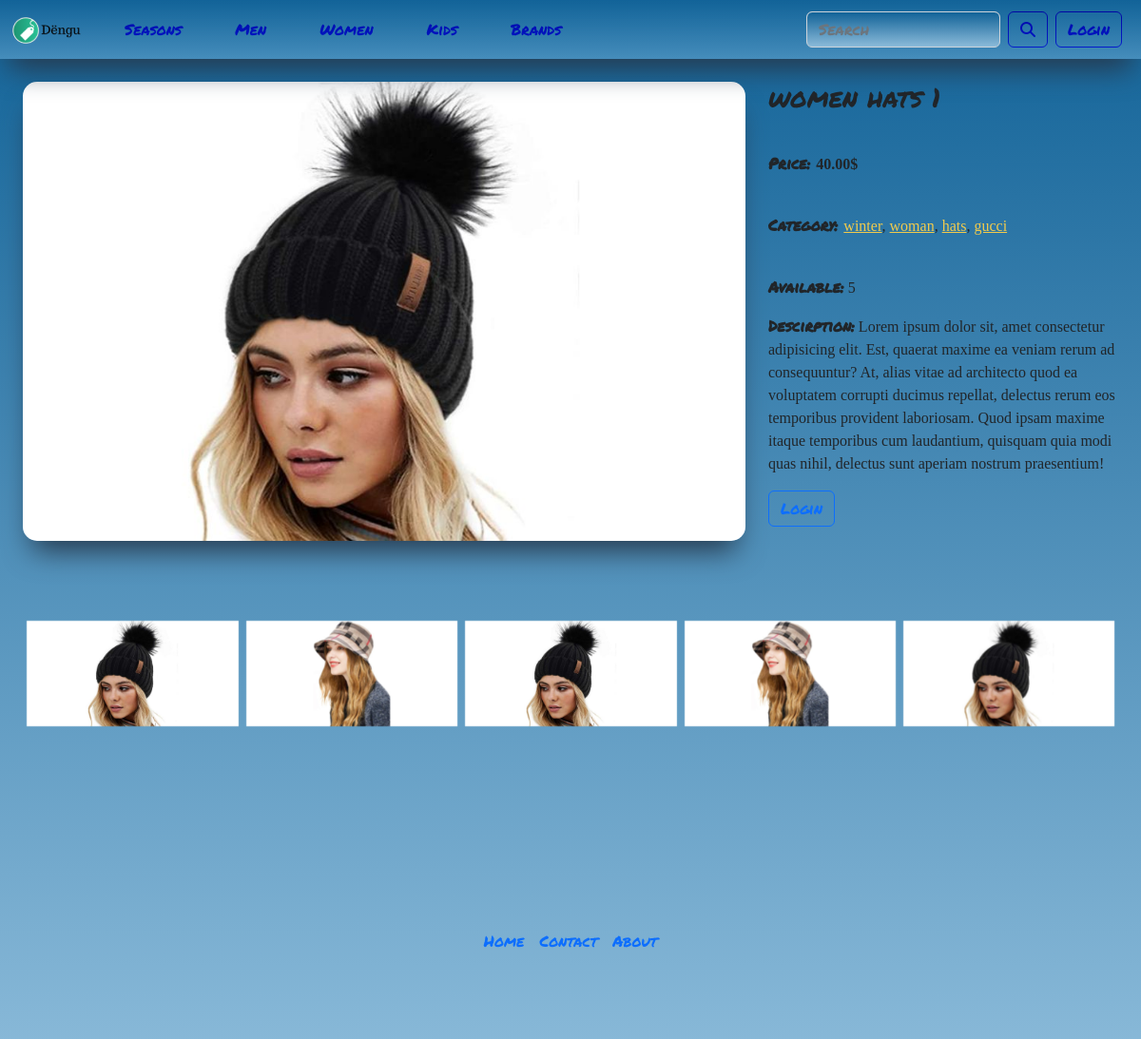
The app's page /item/88 with its own data.
### home/models.py (models this page shows)
class Product(models.Model):
    product_id = models.AutoField(primary_key=True)
    product_name = models.CharField(max_length=50)
    product_image = models.ImageField(upload_to='static/media/products')
    product_brand = models.ForeignKey(Brand, on_delete=models.CASCADE)
    product_season = models.CharField(max_length=50, choices=SEASON_CHOICES)
    product_gender = models.CharField(max_length=50, choices=GENDER_CHOICES)
    product_type = models.ForeignKey(Type, on_delete=models.CASCADE)
    product_price = models.DecimalField(max_digits=10, decimal_places=2)
    product_quantity = models.PositiveIntegerField()
    product_description = models.TextField(max_length=500)
    def __str__(self):
        return f'{self.product_season}, {self.product_gender}, {self.product_type}, {self.product_price}, {self.product_brand}, {self.product_quantity}, {self.product_name}'

class Type(models.Model):
    type_id = models.AutoField(primary_key=True)
    type_name = models.CharField(max_length=50)
    def __str__(self):
        return f'{self.type_name}'

class Brand(models.Model):
    brand_id = models.AutoField(primary_key=True)
    brand_name = models.CharField(max_length=50)
    brand_image = models.ImageField(upload_to='static/media/brands')
    def __str__(self):
        return f'{self.brand_name}'

### home/views.py (the view)
# urls.py: path('item/<id>', views.item, name='item'),
def item(request, id):
    single_item = Product.objects.get(product_id=id)
    similar_item = Product.objects.raw(
        f'SELECT * FROM home_product WHERE product_gender = "{single_item.product_gender}" and product_type_id = "{single_item.product_type_id}" ORDER BY RAND()'
    )
    context = {"single_item": single_item, "similar_item": similar_item}
    return render(request, "item.html", context)

### home/templates/item.html (shortened to what this page needs)
{% extends 'index.html' %}
{% load static %}
{% block content %}
<div class="container-fluid">
  <div class="row">
    <div class="col-12" id="itemsContainer">
      <div class="row" id="singleItem">
        <div class="col-12 col-md-8" id="itemsImage">
          <img src="{{single_item.product_image.url}}" alt="" />
        </div>
        <div class="col-12 col-md-4" id="itemsDescription">
          <div class="row">
            <div class="col-12">
              <h3 class="itemsDescriptionElement" style="mix-blend-mode: color-burn;">{{single_item.product_name}}</h3>
            </div>
            <div class="col-12">
              <p class="itemsDescriptionElement"><strong>Price:</strong>  <strong class="noFont">{{single_item.product_price}}$</strong></p>
            </div>
            <div class="col-12">
              <p class="itemsDescriptionElement"  style="text-transform: lowercase; font-family: none;">
                <b style="text-transform:none;">Category: </b>
                {% if single_item.product_season == 'WINTER' %}
                <a href="../items/{{single_item.product_season}}/product_gender/product_type_id/product_brand_id" class="noFont itemLink" style="color:#f1cb4c; ">{{single_item.product_season}}</a>,
                <a href="../items/product_season/{{single_item.product_gender}}/product_type_id/product_brand_id" class="noFont itemLink" style="color:#f1cb4c;">{{single_item.product_gender}}</a>,
                <a href="../items/product_season/product_gender/{{single_item.product_type_id}}/product_brand_id" class="noFont itemLink" style="color:#f1cb4c;">{{single_item.product_type}}</a>,
                <a href="../items/product_season/product_gender/product_type_id/{{single_item.product_brand_id}}" class="noFont itemLink" style="color:#f1cb4c;">{{single_item.product_brand}}</a>
                {% endif %}
              </p>
            </div>
            <div class="col-12">
              <p class="noFont">
                <strong>Available:</strong>
                {{single_item.product_quantity}}
              </p>
            </div>
            <div class="col-12">
              <p class="noFont">
                <strong>Descirption:</strong>
                {{single_item.product_description}}
              </p>
            </div>
          </div>
          <div class="row">
            <div class="col-12" id="addToChart">
              {% if user.is_authenticated %}
              {% if single_item.product_quantity == 0 %}
              <button type="button" data-product={{single_item.product_id}} data-action="add" class="btn btn-outline-primary update-cart" disabled>Add to chart</button>
              <button type="button" data-product={{single_item.product_id}} data-action="add" class="btn btn-outline-primary update-cart" disabled><a href="/cart" style="text-decoration: none; color: inherit;">Buy</a></button>
              {% else %}
              <button type="button" data-product={{single_item.product_id}} data-action="add" class="btn btn-outline-primary update-cart">Add to chart</button>
              <button type="button" data-product={{single_item.product_id}} data-action="add" class="btn btn-outline-primary update-cart"><a href="/cart" style="text-decoration: none; color: inherit;">Buy</a></button>
              {% endif %}
              {% else %}
              <a class="btn btn-outline-primary" type="submit" href="{% url 'login_user' %}"> Login </a>
              {% endif %}
            </div>
          </div>
        </div>
      </div>
      <div class="row" id="itemsSection">
        <div class="col-12">
          <div class="owl-carousel owl-theme">
            {% for similar in similar_item|slice:"10" %}
            <div class="owlDiv">
              <a href="../item/{{similar.product_id}}"><img src="{{similar.product_image.url}}" alt="" /></a>
            </div>
            {% endfor %}
          </div>
        </div>
      </div>
    </div>
  </div>
</div>
{% endblock %}

### static/css/dengu.css (style rules this page uses)
* { font-family: "Permanent Marker", cursive; }
.noFont { font-family: none; }
.topmenuItem, .btn-outline-primary, .footer-link, .btn-outline-primary { mix-blend-mode: color-burn; }
img, .card { cursor: pointer; transition: transform 0.3s; }
#itemsContainer { margin-top: 70px; }
#itemsContainer { display: flex; flex-direction: column; justify-content: flex-start; align-items: center; }
#singleItem { margin-bottom: 15px; }
#itemsContainer > div { width: 100%; }
#itemsImage img { width: 100%; height: 100%; object-fit: cover; border-radius: 15px; box-shadow: rgb(38 57 77) 0px 20px 30px -10px; }
#itemsDescription { display: flex; flex-direction: column; align-items: flex-start; justify-content: space-between; margin-bottom: 15px; }
.itemsDescriptionElement { margin-bottom: 40px; }
#salesSection, #brandSection, #itemsSection { height: 250px; margin: 0 20px 30px 20px; display: flex; flex-direction: column; justify-content: center; }
.owlDiv { height: 200px; display: flex; flex-direction: column; justify-content: center; margin: 0 4px; }
.owlDiv img { object-fit: cover; height: 100%; width: 100%; }

### records on screen
Product: product_image (picture), product_name "women hats 1", product_price "40.00", product_season "winter", product_gender "woman", product_type "hats", product_brand "gucci", product_quantity "5", product_description "Lorem ipsum dolor sit, amet consectetur adipisicing elit. Est, quaerat maxime ea veniam rerum ad consequuntur? At, alias vitae ad architecto quod ea voluptatem corrupti ducimus repellat, delectus rerum eos temporibus provident laboriosam. Quod ipsam maxime itaque temporibus cum laudantium, quisquam quia modi quas nihil, delectus sunt aperiam nostrum praesentium!"
Product: product_image (picture)
